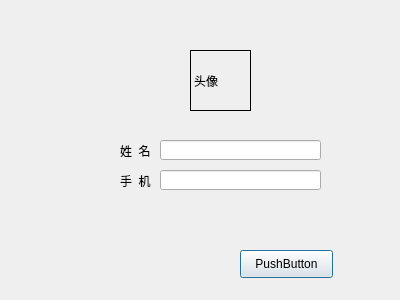
<?xml version="1.0" encoding="UTF-8"?>
<ui version="4.0">
 <class>modifyinf</class>
 <widget class="QDialog" name="modifyinf">
  <property name="geometry">
   <rect>
    <x>0</x>
    <y>0</y>
    <width>400</width>
    <height>300</height>
   </rect>
  </property>
  <property name="windowTitle">
   <string>Dialog</string>
  </property>
  <widget class="QLabel" name="label_3">
   <property name="geometry">
    <rect>
     <x>120</x>
     <y>170</y>
     <width>41</width>
     <height>21</height>
    </rect>
   </property>
   <property name="text">
    <string>手  机</string>
   </property>
  </widget>
  <widget class="QLabel" name="label">
   <property name="geometry">
    <rect>
     <x>190</x>
     <y>50</y>
     <width>61</width>
     <height>61</height>
    </rect>
   </property>
   <property name="frameShape">
    <enum>QFrame::Panel</enum>
   </property>
   <property name="text">
    <string>头像</string>
   </property>
  </widget>
  <widget class="QLineEdit" name="lineEdit_2">
   <property name="geometry">
    <rect>
     <x>160</x>
     <y>170</y>
     <width>161</width>
     <height>20</height>
    </rect>
   </property>
  </widget>
  <widget class="QLineEdit" name="lineEdit">
   <property name="geometry">
    <rect>
     <x>160</x>
     <y>140</y>
     <width>161</width>
     <height>20</height>
    </rect>
   </property>
  </widget>
  <widget class="QLabel" name="label_2">
   <property name="geometry">
    <rect>
     <x>120</x>
     <y>140</y>
     <width>41</width>
     <height>21</height>
    </rect>
   </property>
   <property name="text">
    <string>姓  名</string>
   </property>
  </widget>
  <widget class="QPushButton" name="pushButton">
   <property name="geometry">
    <rect>
     <x>240</x>
     <y>250</y>
     <width>93</width>
     <height>28</height>
    </rect>
   </property>
   <property name="text">
    <string>PushButton</string>
   </property>
  </widget>
  <widget class="QPushButton" name="pushButton_2">
   <property name="geometry">
    <rect>
     <x>190</x>
     <y>50</y>
     <width>61</width>
     <height>61</height>
    </rect>
   </property>
   <property name="cursor">
    <cursorShape>PointingHandCursor</cursorShape>
   </property>
   <property name="text">
    <string/>
   </property>
   <property name="flat">
    <bool>true</bool>
   </property>
  </widget>
 </widget>
 <resources/>
 <connections/>
</ui>
